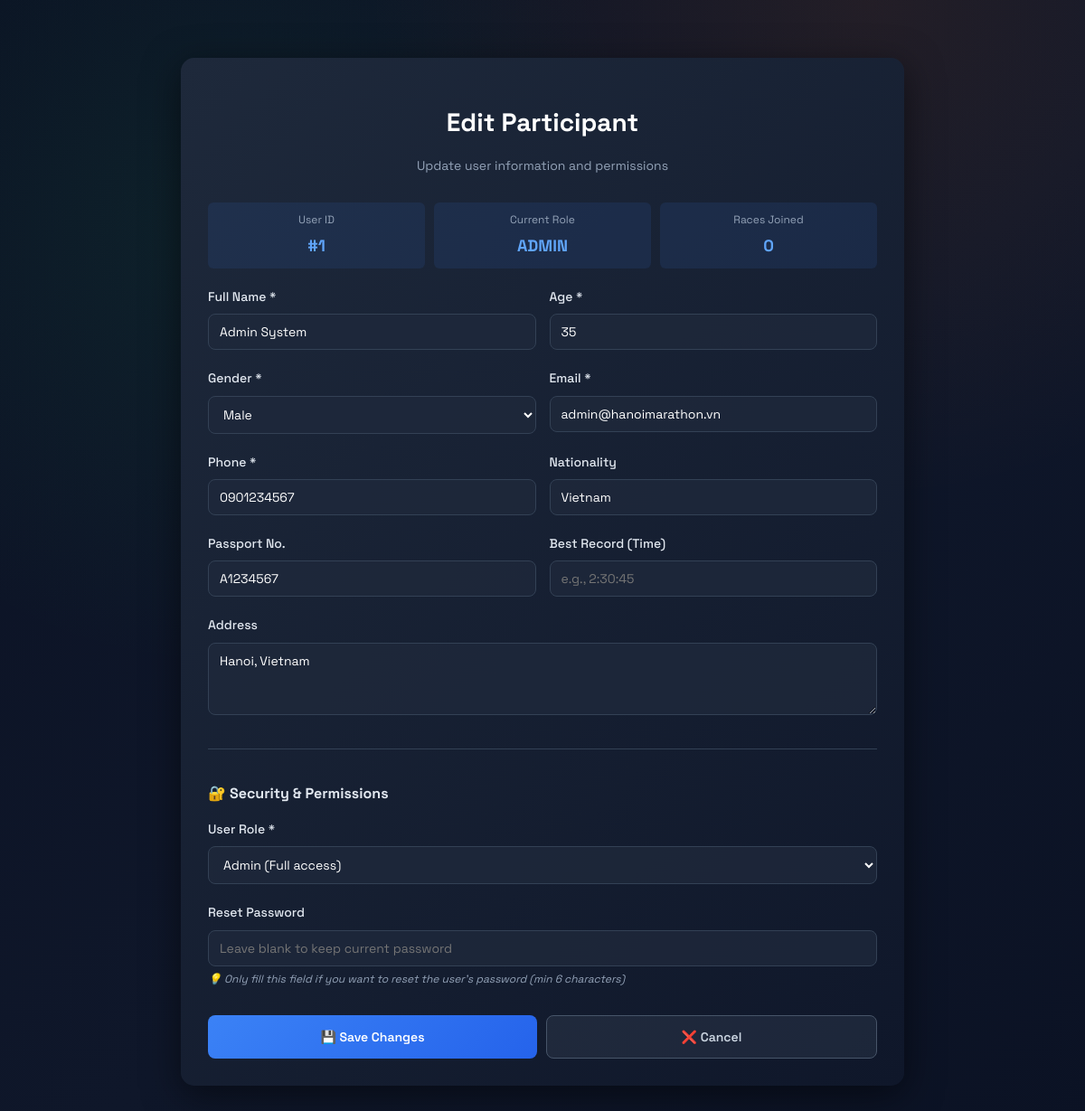
Screenshot of /edit_participant.php?id=1 (signed in) with the database file from the repository.
### tables this page shows
CREATE TABLE Participant (
    UserID INT PRIMARY KEY AUTO_INCREMENT,
    Username VARCHAR(50) UNIQUE NOT NULL,
    Password VARCHAR(255) NOT NULL,
    Name VARCHAR(100) NOT NULL,
    BestRecord VARCHAR(20),
    Nationality VARCHAR(50),
    PassportNO VARCHAR(50),
    Sex VARCHAR(10) NOT NULL,
    Age INT NOT NULL,
    Email VARCHAR(100) NOT NULL,
    Phone VARCHAR(20) NOT NULL,
    Address TEXT,
    Role VARCHAR(10) DEFAULT 'user'  
);

### edit_participant.php (the view, shortened to what this page needs)
<?php
include 'lib/db.php';
$userId = $_GET['id'] ?? null;
$stmt = $pdo->prepare("SELECT * FROM Participant WHERE UserID = ?");
$stmt->execute([$userId]);
$participant = $stmt->fetch(PDO::FETCH_ASSOC);
$stmt = $pdo->prepare("SELECT COUNT(*) as count FROM Participate WHERE UserID = ?");
$stmt->execute([$userId]);
$raceCount = $stmt->fetch(PDO::FETCH_ASSOC)['count'];
?>
<!DOCTYPE html>
<html lang="en">
<head>
    <link rel="stylesheet" href="css/style.css">
</head>
<body>
    <div class="participant-container">
        <div class="participant-header">
            <h1>Edit Participant</h1>
            <p>Update user information and permissions</p>
        </div>
        <div class="stats-grid">
            <div class="stat-box">
                <div class="stat-label">User ID</div>
                <div class="stat-value">#<?php echo htmlspecialchars($participant['UserID']); ?></div>
            </div>
            <div class="stat-box">
                <div class="stat-label">Current Role</div>
                <div class="stat-value"><?php echo strtoupper(htmlspecialchars($participant['Role'])); ?></div>
            </div>
            <div class="stat-box">
                <div class="stat-label">Races Joined</div>
                <div class="stat-value"><?php echo $raceCount; ?></div>
            </div>
        </div>
        <form method="POST">
            <div class="form-row">
                <div class="form-group">
                    <label for="name">Full Name *</label>
                    <input type="text" id="name" name="name" value="<?php echo htmlspecialchars($participant['Name'] ?? ''); ?>" required>
                </div>
                <div class="form-group">
                    <label for="age">Age *</label>
                    <input type="number" id="age" name="age" value="<?php echo htmlspecialchars($participant['Age'] ?? ''); ?>" min="1" max="120" required>
                </div>
            </div>
            <div class="form-row">
                <div class="form-group">
                    <label for="sex">Gender *</label>
                    <select id="sex" name="sex" required>
                        <option value="Male" <?php echo ($participant['Sex'] === 'Male') ? 'selected' : ''; ?>>Male</option>
                    </select>
                </div>
                <div class="form-group">
                    <label for="email">Email *</label>
                    <input type="email" id="email" name="email" value="<?php echo htmlspecialchars($participant['Email'] ?? ''); ?>" required>
                </div>
            </div>
            <div class="form-row">
                <div class="form-group">
                    <label for="phone">Phone *</label>
                    <input type="tel" id="phone" name="phone" value="<?php echo htmlspecialchars($participant['Phone'] ?? ''); ?>" required>
                </div>
                <div class="form-group">
                    <label for="nationality">Nationality</label>
                    <input type="text" id="nationality" name="nationality" value="<?php echo htmlspecialchars($participant['Nationality'] ?? ''); ?>" placeholder="e.g., Vietnamese">
                </div>
            </div>
            <div class="form-row">
                <div class="form-group">
                    <label for="passport_no">Passport No.</label>
                    <input type="text" id="passport_no" name="passport_no" value="<?php echo htmlspecialchars($participant['PassportNO'] ?? ''); ?>">
                </div>
                <div class="form-group">
                    <label for="best_record">Best Record (Time)</label>
                    <input type="text" id="best_record" name="best_record" value="<?php echo htmlspecialchars($participant['BestRecord'] ?? ''); ?>" placeholder="e.g., 2:30:45">
                </div>
            </div>
            <div class="form-group">
                <label for="address">Address</label>
                <textarea id="address" name="address" placeholder="Full address"><?php echo htmlspecialchars($participant['Address'] ?? ''); ?></textarea>
            </div>
            <div class="form-section">
                <h3>🔐 Security & Permissions</h3>
                <div class="form-group">
                    <label for="role">User Role *</label>
                    <select id="role" name="role" required>
                        <option value="admin" <?php echo ($participant['Role'] === 'admin') ? 'selected' : ''; ?>>Admin (Full access)</option>
                    </select>
                </div>
                <div class="form-group">
                    <label for="new_password">Reset Password</label>
                    <input type="password" id="new_password" name="new_password" placeholder="Leave blank to keep current password" minlength="6">
                    <div class="password-note">💡 Only fill this field if you want to reset the user's password (min 6 characters)</div>
                </div>
            </div>
            <div class="form-actions">
                <button type="submit" name="update_participant" class="btn btn-save">💾 Save Changes</button>
                <a href="admin.php" class="btn btn-cancel">❌ Cancel</a>
            </div>
        </form>
    </div>
</body>
</html>

### css/style.css (style rules this page uses)
:root { --bg: #0f172a; --panel: #111827; --card: #0b1224; --accent: #22c55e; --accent-2: #f97316; --muted: #9ca3af; --line: rgba(255,255,255,0.08); --text: #e5e7eb; --shadow: 0 20px 60px rgba(0,0,0,0.35); --radius: 14px; }
* { box-sizing: border-box; }
body { margin: 0; padding: 24px; font-family: 'Space Grotesk', 'Segoe UI', sans-serif; line-height: 1.6; color: var(--text); background: radial-gradient(circle at 20% 20%, rgba(34,197,94,0.08), transparent 35%), radial-gradient(circle at 80% 0%, rgba(249,115,22,0.09), transparent 35%), linear-gradient(135deg, #0b1224, #0f172a 55%, #0b1224 100%); min-height: 100vh; }
a { color: var(--accent); text-decoration: none; }
.btn { display: inline-flex; align-items: center; justify-content: center; gap: 8px; padding: 10px 16px; border-radius: 10px; border: 1px solid var(--line); background: rgba(255,255,255,0.04); color: var(--text); cursor: pointer; transition: all 0.2s ease; text-decoration: none; }
.stat-label { color: var(--muted); font-size: 14px; }

### edit_participant.php (style rules this page uses)
.participant-container { max-width: 800px; margin: 40px auto; padding: 30px; background: linear-gradient(135deg, #1e293b, #0f172a); border-radius: 15px; box-shadow: 0 10px 40px rgba(0, 0, 0, 0.5); }
.participant-header { text-align: center; margin-bottom: 30px; }
.participant-header h1 { font-size: 28px; color: #fff; margin-bottom: 10px; }
.participant-header p { color: #94a3b8; font-size: 14px; }
.form-group { margin-bottom: 20px; }
.form-group label { display: block; margin-bottom: 8px; color: #e2e8f0; font-weight: 500; font-size: 14px; }
.form-group input, .form-group select, .form-group textarea { width: 100%; padding: 10px 12px; background: rgba(30, 41, 59, 0.8); border: 1px solid #334155; border-radius: 8px; color: #fff; font-family: 'Space Grotesk', sans-serif; font-size: 14px; transition: all 0.3s ease; }
.form-row { display: grid; grid-template-columns: 1fr 1fr; gap: 15px; }
.form-group textarea { min-height: 80px; resize: vertical; }
.form-section { margin-top: 30px; padding-top: 20px; border-top: 1px solid #334155; }
.form-section h3 { color: #e2e8f0; font-size: 16px; margin-bottom: 15px; }
.form-actions { display: flex; gap: 10px; margin-top: 30px; }
.btn { flex: 1; padding: 12px 20px; border: none; border-radius: 8px; font-weight: 600; font-size: 14px; cursor: pointer; transition: all 0.3s ease; font-family: 'Space Grotesk', sans-serif; }
.btn-save { background: linear-gradient(135deg, #3b82f6, #2563eb); color: white; }
.btn-cancel { background: rgba(148, 163, 184, 0.1); color: #cbd5e1; border: 1px solid #475569; text-decoration: none; text-align: center; }
.stats-grid { display: grid; grid-template-columns: repeat(3, 1fr); gap: 10px; margin-bottom: 20px; }
.stat-box { background: rgba(59, 130, 246, 0.1); padding: 10px; border-radius: 6px; text-align: center; }
.stat-label { font-size: 12px; color: #94a3b8; margin-bottom: 5px; }
.stat-value { font-size: 18px; font-weight: 700; color: #60a5fa; }
.password-note { font-size: 12px; color: #94a3b8; margin-top: 5px; font-style: italic; }

### rows the page displays
participant: UserID "1", Role "ADMIN", name "Admin System", age "35", sex "Male", email "admin@hanoimarathon.vn", phone "0901234567", nationality "Vietnam", passport_no "A1234567", address "Hanoi, Vietnam", role "Admin (Full access)"

### other values shown
$raceCount "0"
